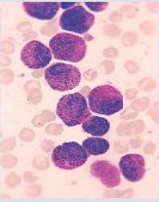
#> input picture c120.png, 159 x 202 px
$ jupyter execute detecting_blood_cells.ipynb
#> lines starting #> are read from the running program, lines starting #| are printed output that depends on the picture; after the words box and inside, x2 and y2 are one past the last pixel; in counts of white or black regions, pixels touching at a corner belong together
Python Blood Cell Identification using Image Processing
This code implements suitable image segmentation and feature extraction techniques for blood cell identification.

[cell 1]
import numpy as np
import cv2 # allows us to manipulate images
import matplotlib.pyplot as plt

[cell 2]
# Reading in cell image
image = cv2.imread("c120.png")
#> image is the input picture: shape (202, 159, 3); mean B, G, R 196.8, 179, 218.6

[cell 3]
# converting image to gray scale
gray = cv2.cvtColor(image, cv2.COLOR_BGR2GRAY)
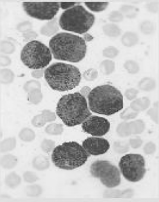
#> gray: shape (202, 159); min 53, max 245, mean 192.9
cv2.imwrite("gray.png", gray)
#> Out = True

[cell 4]
# Applying median filter for smoothing
blur_median_img = cv2.medianBlur(gray,5)
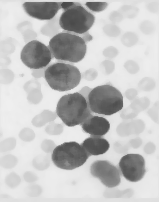
#> blur_median_img: shape (202, 159); min 71, max 239, mean 193.2
cv2.imwrite("median_blur_img.png", blur_median_img)
#> Out = True

[cell 5]
# Apply Gaussian filter for smoothing
blur_gaus_img = cv2.GaussianBlur(gray,(9,9),0)
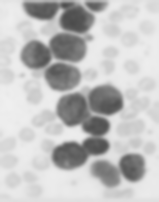
#> blur_gaus_img: shape (202, 159); min 75, max 239, mean 192.8
cv2.imwrite("gaussian_blur.png", blur_gaus_img)
#> Out = True

[cell 6]
# apply histogram equalization
histo_norm = cv2.equalizeHist(gray)
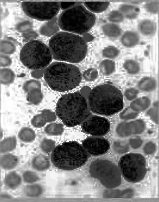
#> histo_norm: shape (202, 159); min 0, max 255, mean 129.9
cv2.imwrite("histoNorm.png",histo_norm)
#> Out = True

[cell 7]
# Create a CLAHE Object (Contrast limited adaptive histogram equalization) Image
clahe = cv2.createCLAHE(clipLimit=2.0, tileGridSize=(8,8))
claheNorm = clahe.apply(gray)
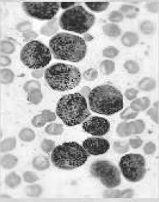
#> claheNorm: shape (202, 159); min 28, max 255, mean 186.2
cv2.imwrite("claheNorm.png", claheNorm)
#> Out = True

[cell 8]
# Contrast stretching, create a function to map each intensity level to output intensity level
def pixelVal(pix,r1,s1,r2,s2):
    if(0<-pix and pix <= r1):
        return (s1/r1)*pix
    elif (r1<pix and pix <=r2):
        return (((s2-s1)/(r2-r1))* (pix-r1)*s1)
    else:
        return ((255-s2)/(255-r2)) * (pix-r2)+s2

[cell 9]
# Define parameters
r1 = 70
s1 = 0
r2 = 200
s2 = 255

[cell 10]
# vectorize the function to apply it to each value in the numpy array
pixelVal_vec = np.vectorize(pixelVal)

[cell 11]
# Apply contrast stretching
contrast_stretched = pixelVal_vec(gray,r1,s1,r2,s2)
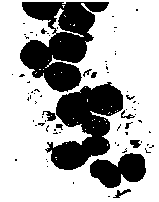
#> contrast_stretched: shape (202, 159) float64; 69.2% white; 75 black regions (62 under 20 px), largest, box (x1, y1, x2, y2) and area: (20, 2, 109, 92) 4361, (45, 82, 123, 170) 3643, (90, 153, 146, 188) 1279
contrast_stretched_blurM = pixelVal_vec(blur_median_img,r1,s1,r2,s2)
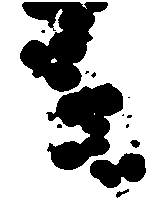
#> contrast_stretched_blurM: shape (202, 159) float64; 69.8% white; 13 black regions (8 under 20 px), largest, box (x1, y1, x2, y2) and area: (20, 2, 108, 92) 4474, (46, 83, 123, 170) 3762, (90, 153, 146, 188) 1281, (130, 140, 140, 148) 54, (116, 189, 129, 198) 47

cv2.imwrite("contrast_stretched.png", contrast_stretched)
cv2.imwrite("contrast_stretched_blurM.png", contrast_stretched_blurM)
#> Out = True
# This provides us an iamge with just the cells isolated to work with

[cell 12]
# Edge detecting using canny edge detector
edge = cv2.Canny(gray, 100, 200)
#> edge: shape (202, 159); 6.8% white in thin lines or dots, all inside (x1, y1, x2, y2) = (18, 1, 152, 188)
cv2.imwrite("edge.png", edge)

edgeG = cv2.Canny(blur_gaus_img, 100, 200)
#> edgeG: shape (202, 159); 3.7% white in thin lines or dots, all inside (x1, y1, x2, y2) = (20, 2, 146, 182)
cv2.imwrite("edgeG.png",edgeG)

edgeM = cv2.Canny(blur_median_img, 100, 200)
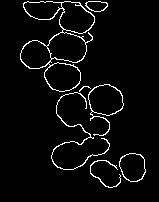
#> edgeM: shape (202, 159); 4.2% white in thin lines or dots, all inside (x1, y1, x2, y2) = (20, 1, 146, 188)
cv2.imwrite("edgeM.png", edgeM)
#> Out = True

[cell 13]
# read enhanced image
img = cv2.imread('c120.png', 0)
#> img: shape (202, 159); min 53, max 244, mean 192.4

# morphological operations
kernel = np.ones((5, 5), np.uint8)
dilation = cv2.dilate(img, kernel, iterations = 1)
closing = cv2.morphologyEx(img, cv2.MORPH_CLOSE, kernel)

# Adaptive thresholding on mean and gaussian filter
th2 = cv2.adaptiveThreshold(img, 255, cv2.ADAPTIVE_THRESH_MEAN_C, \
            cv2.THRESH_BINARY, 11, 2)
#> th2: shape (202, 159); 60.6% white; 198 black regions (129 under 20 px), largest, box (x1, y1, x2, y2) and area: (52, 138, 110, 170) 885, (49, 33, 95, 62) 636, (88, 84, 123, 115) 626
th3 = cv2.adaptiveThreshold(img, 255, cv2.ADAPTIVE_THRESH_GAUSSIAN_C, \
            cv2.THRESH_BINARY, 11, 2)
#> th3: shape (202, 159); 65% white; 311 black regions (242 under 20 px), largest, box (x1, y1, x2, y2) and area: (52, 137, 110, 170) 788, (49, 33, 87, 62) 539, (88, 85, 123, 116) 536
# Otsu's thresholding
ret4, th4 = cv2.threshold(img, 0, 255, cv2.THRESH_BINARY + cv2.THRESH_OTSU)
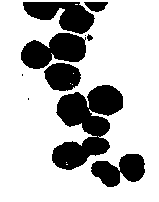
#> th4: shape (202, 159); 74% white; 10 black regions (3 under 20 px), largest, box (x1, y1, x2, y2) and area: (52, 85, 123, 170) 3319, (21, 33, 86, 69) 1543, (23, 2, 95, 34) 1370
#> ret4 = 165

[cell 14]
# Initialize the list
Cell_count, x_count, y_count = [], [], []

# read original image, to display the circle and center detection
display = cv2.imread("c120.png")

# hough transform with modified circular parameters
circles = cv2.HoughCircles(img, cv2.HOUGH_GRADIENT, 1.2, 20,
                           param1 = 50, param2 = 28, minRadius = 1, maxRadius = 20)
#> circles = 13 rows, first 8: [101.4, 101.4, 15.28], [73.8, 111, 15.16], [37.8, 55.8, 12.64], [75, 22.2, 12.64], [69, 76.2, 11.32], [97.8, 125.4, 11.32], [133.8, 124.2, 17.92], [101.4, 168.6, 11.08]

stuck in a loop, need to fix still

[cell 15]
# circle detection and labeling using hough transformation
if circles is not None:
        # convert the (x, y) coordinates and radius of the circles to integers
        circles = np.round(circles[0, :]).astype("int")
#> circles = 13 rows, first 8: [101, 101, 15], [74, 111, 15], [38, 56, 13], [75, 22, 13], [69, 76, 11], [98, 125, 11], [134, 124, 18], [101, 169, 11]

        # loop over the (x, y) coordinates and radius of the circles
        for (x, y, r) in circles:

                cv2.circle(display, (x, y), r, (0, 255, 0), 2)
                cv2.rectangle(display, (x - 2, y - 2),
                              (x + 2, y + 2), (0, 128, 255), -1)
                Cell_count.append(r)
                x_count.append(x)
                y_count.append(y)
#> this loop made 13 passes
#> (x, y, r) on passes 1 to 12: (101, 101, 15), (74, 111, 15), (38, 56, 13), (75, 22, 13), (69, 76, 11), (98, 125, 11), (134, 124, 18), (101, 169, 11), (59, 44, 10), (47, 146, 7), (100, 146, 9), (27, 135, 8)
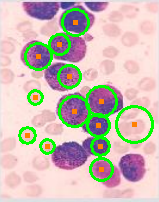
#> display: shape (202, 159, 3); 9.31% of pixels changed, all inside (x1, y1, x2, y2) = (18, 8, 154, 182)
#> after the loop, Cell_count = [15, 15, 13, 13, 11, 11, 18, 11, 10, 7, 9, 8, 7]; x_count = [101, 74, 38, 75, 69, 98, 134, 101, 59, 47, 100, 27, 35]; y_count = [101, 111, 56, 22, 76, 125, 124, 169, 44, 146, 146, 135, 97]

        # show the output image
        cv2.imshow("gray", display)
        cv2.waitKey(0)

# display the count of white blood cells
print(len(Cell_count))
#| 13
# Total number of radius
print(Cell_count)
#| [15, 15, 13, 13, 11, 11, 18, 11, 10, 7, 9, 8, 7]
# X co-ordinate of circle
print(x_count)
#| [101, 74, 38, 75, 69, 98, 134, 101, 59, 47, 100, 27, 35]
# Y co-ordinate of circle
print(y_count)
#| [101, 111, 56, 22, 76, 125, 124, 169, 44, 146, 146, 135, 97]
